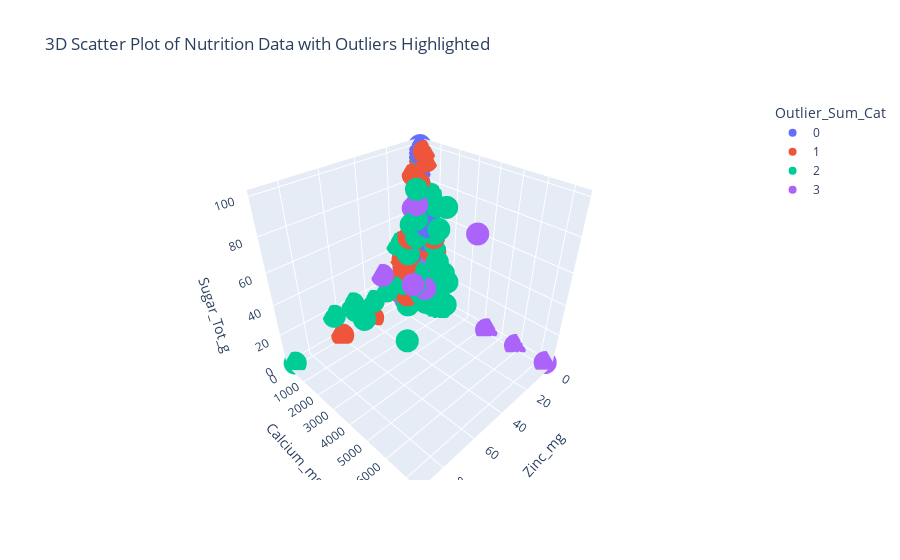

Notebook cell for this chart:
### Code cell
import plotly.express as px

# Using three features for the 3D plot
features_to_plot = ['Zinc_mg', 'Calcium_mg', 'Sugar_Tot_g']

predictors['Outlier_Sum_Cat'] = pd.Categorical(predictors['Outlier_Sum'])

# Create a 3D scatter plot using Plotly
fig = px.scatter_3d(predictors, x='Zinc_mg', y='Calcium_mg', z='Sugar_Tot_g', color='Outlier_Sum_Cat', 
                    title='3D Scatter Plot of Nutrition Data with Outliers Highlighted',
                    color_continuous_scale=px.colors.sequential.Viridis)

fig.show()

### Figure 1 — Plotly figure (JSON) as saved in the notebook; plotly's stock layout.template omitted (floating-point values rounded to 4 significant figures; data arrays with more than 128 entries replaced by an {"elided": "..."} marker saying what was removed)
{"data": [{"hovertemplate": "Outlier_Sum_Cat=0<br>Zinc_mg=%{x}<br>Calcium_mg=%{y}<br>Sugar_Tot_g=%{z}<extra></extra>", "legendgroup": "0", "marker": {"color": "#636efa", "symbol": "circle"}, "mode": "markers", "name": "0", "scene": "scene", "showlegend": true, "type": "scatter3d", "x": {"elided": "3934 float values"}, "y": {"elided": "3934 int values"}, "z": {"elided": "3934 float values"}}, {"hovertemplate": "Outlier_Sum_Cat=1<br>Zinc_mg=%{x}<br>Calcium_mg=%{y}<br>Sugar_Tot_g=%{z}<extra></extra>", "legendgroup": "1", "marker": {"color": "#EF553B", "symbol": "circle"}, "mode": "markers", "name": "1", "scene": "scene", "showlegend": true, "type": "scatter3d", "x": {"elided": "321 float values"}, "y": {"elided": "321 int values"}, "z": {"elided": "321 float values"}}, {"hovertemplate": "Outlier_Sum_Cat=2<br>Zinc_mg=%{x}<br>Calcium_mg=%{y}<br>Sugar_Tot_g=%{z}<extra></extra>", "legendgroup": "2", "marker": {"color": "#00cc96", "symbol": "circle"}, "mode": "markers", "name": "2", "scene": "scene", "showlegend": true, "type": "scatter3d", "x": [4.08, 4.41, 6.31, 1.97, 3.15, 5.71, 7.73, 4.08, 4.41, 10, 5.3, 3.7, 6.93, 4.3, 2.32, 4.72, 4.7, 4.8, 4.7, 5.2, 3.3, 3.7, 3.6, 2.69, 4.33, 5.44, 2.48, 7.9, 3.23, 4.7, 3.9, 6.18, 4.5, 0.1, 2.41, 3.13, 1.4, 12.67, 10.92, 2.7, 1.5, 1.1, 6.18, 0.59, 0.09, 5, 1.3, 51.7, 5, 50, 50, 4.84, 27.8, 2.36, 5.19, 16.01, 1.5, 5.99, 64.33, 17.13, 0.2, 7.43, 10.69, 7.5, 14.39, 17.98, 18.2, 10, 2.13, 5.12, 6.11, 2.41, 5.8, 2, 2.41, 1.02, 1.42, 1.4, 4.58, 11.69, 9.9, 7.29, 10.45, 4.34, 5.29, 10.3, 17.31, 17.29, 13.64, 13.64, 0.11, 0.51, 0.1, 13.64, 3.6, 3.44, 18.75, 90.95, 16.62, 37.92, 45.15, 2.21, 3.92, 4.4, 14.4, 4.9, 1.99, 0, 0.42, 1.44, 0.07, 0.07, 6.7, 6.7, 6.04, 12.29, 0.19, 9.96, 5.73, 9.72, 2.53, 1.14, 12.1, 0, 3.6, 15.4, 2.77, 0.41], "y": [1257, 1231, 2054, 796, 244, 222, 289, 1257, 1231, 1200, 646, 834, 1767, 330, 632, 1246, 709, 931, 525, 1516, 1784, 1196, 1990, 1597, 229, 1140, 148, 1438, 1280, 1652, 1139, 1890, 168, 24, 1488, 795, 696, 1160, 860, 751, 691, 101, 541, 1053, 187, 63, 5, 39, 44, 16, 3333, 5, 74, 28, 9, 50, 25, 3, 45, 378, 2, 8, 714, 200, 192, 11, 455, 267, 629, 813, 176, 134, 625, 120, 134, 45, 61, 97, 631, 478, 70, 960, 141, 255, 70, 55, 364, 1039, 909, 909, 140, 58, 20, 909, 1412, 1440, 714, 45, 8, 44, 56, 204, 206, 363, 43, 2134, 961, 0, 8, 429, 2, 2, 122, 122, 57, 39, 430, 504, 668, 886, 299, 58, 770, 294, 880, 500, 587, 126], "z": [51.98, 52.19, 73.45, 74.46, 0.56, 1.178, 0.23, 51.98, 52.19, 4, 10.57, 22.27, 0.67, 7.19, 2.38, 7.27, 4.488, 2.25, 2.76, 6.424, 26.7, 2.555, 4.09, 4.09, 10.34, 7.27, 10.34, 2.99, 69.48, 1.71, 20.8, 1.71, 3.21, 0, 0.818, 13.2, 6.68, 11.69, 4.85, 6.105, 16.7, 24.2, 52.02, 42, 17.36, 26.7, 12.12, 18.8, 18.6, 12.5, 16.4, 46.88, 15.2, 1.146, 12.8, 7.14, 28.6, 42.6, 17.17, 9.51, 7.84, 13.79, 21.39, 20.79, 17.79, 44.18, 18.2, 55.45, 37.32, 20.03, 19.34, 38.48, 2.97, 3.1, 40.77, 41.06, 21.89, 11.79, 12.16, 5.286, 1.5, 2.868, 1.442, 1.55, 2.73, 15.79, 38.02, 20.59, 27.27, 81.82, 0, 4.63, 94.7, 63.64, 32.94, 55.58, 3.57, 0, 17.69, 12.63, 2.916, 39.9, 7.5, 20, 10.47, 23.23, 3.104, 0, 0, 36.4, 14.46, 6.638, 1.55, 1.53, 0.9, 1.036, 39.15, 30.07, 25, 16.9, 11.37, 0, 50.7, 0, 51.3, 39, 35.9, 0.7]}, {"hovertemplate": "Outlier_Sum_Cat=3<br>Zinc_mg=%{x}<br>Calcium_mg=%{y}<br>Sugar_Tot_g=%{z}<extra></extra>", "legendgroup": "3", "marker": {"color": "#ab63fa", "symbol": "circle"}, "mode": "markers", "name": "3", "scene": "scene", "showlegend": true, "type": "scatter3d", "x": [2.6, 12.4, 16.73, 15.3, 0.69, 0.15, 28.3, 30, 12.5, 11.89, 0, 13.64, 0.95, 1.59, 9.3, 5.1, 15.1, 0.01, 0.02, 0.72, 7.94, 6.36, 6.56, 11.88, 7.8, 9.4, 5, 6.7, 8.55, 3.3], "y": [600, 389, 401, 71, 23, 3, 1887, 29, 1333, 0, 115, 909, 275, 160, 130, 140, 45, 5876, 7364, 4332, 30, 3733, 625, 754, 22, 14, 810, 1600, 285, 38], "z": [22.2, 15.69, 4.36, 20.66, 12.69, 35.43, 32.3, 27.79, 17.29, 21.53, 2, 72.73, 0, 0, 14.62, 8.22, 10.94, 0, 0, 0, 0, 65.57, 28.75, 28.71, 0, 0, 0, 0, 65.8, 1.35]}], "layout": {"legend": {"title": {"text": "Outlier_Sum_Cat"}, "tracegroupgap": 0}, "scene": {"domain": {"x": [0, 1], "y": [0, 1]}, "xaxis": {"title": {"text": "Zinc_mg"}}, "yaxis": {"title": {"text": "Calcium_mg"}}, "zaxis": {"title": {"text": "Sugar_Tot_g"}}}, "title": {"text": "3D Scatter Plot of Nutrition Data with Outliers Highlighted"}}}
